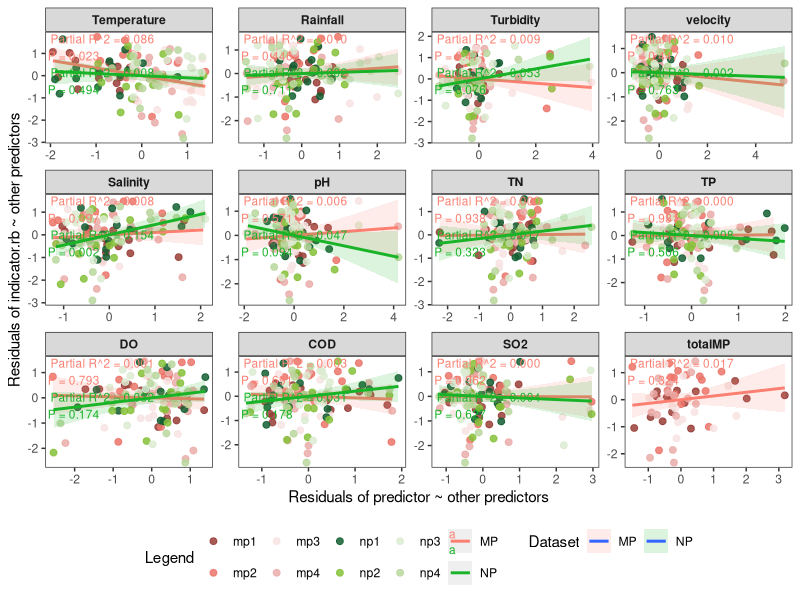
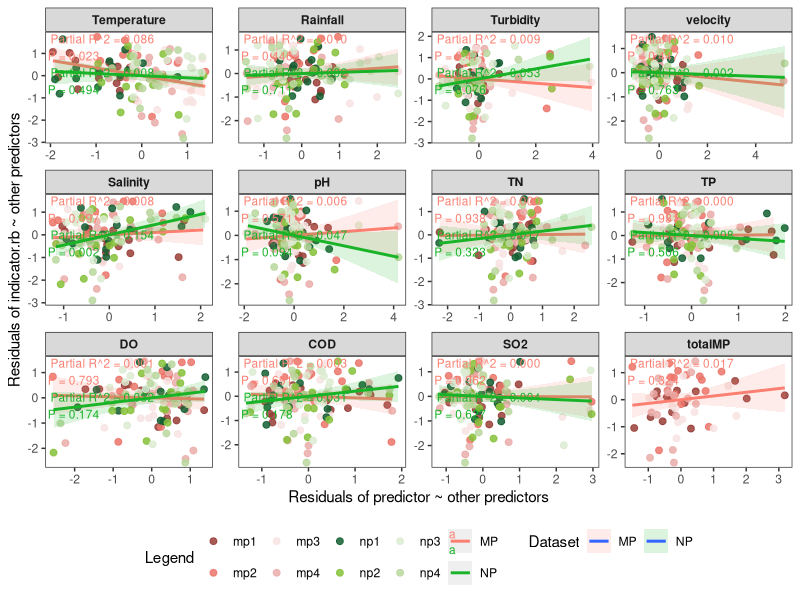

Recreate these plots in R, in order.
###partial regression testing individual effects of environmental factors on viral diversity ####

library(lme4)
library(dplyr)
library(purrr)
library(tibble)
library(broom)
library(ggplot2)

#function
mk_form <- function(lhs, rhs, rand = NULL) {
  fixed <- if (length(rhs)) paste(rhs, collapse = " + ") else "1"
  if (!is.null(rand)) as.formula(paste(lhs, "~", fixed, "+", rand))
  else as.formula(paste(lhs, "~", fixed))
}

compute_partial_set <- function(dat, env_vars, dataset_name = "MP") {
  partial_r2_one <- function(var) {
    others <- setdiff(env_vars, var)
    
    mod_y <- lmer(mk_form("Evenness", others, "(1|site)"), data = dat, REML = TRUE)
    res_y <- resid(mod_y)
    
    # Residualize focal x against the other predictors (standard AV step)
    mod_x <- lm(mk_form(var, others), data = dat)
    res_x <- resid(mod_x)
    
    fit_av <- lm(res_y ~ res_x)
    s <- summary(fit_av)
    
    stats_row <- tibble(
      dataset    = dataset_name,
      variable   = var,
      partial_R2 = unname(s$r.squared),
      slope      = unname(coef(s)[2, "Estimate"]),
      t_value    = unname(coef(s)[2, "t value"]),
      p_value    = unname(coef(s)[2, "Pr(>|t|)"]),
      n          = length(res_y),
      df_resid   = unname(s$df[2])
    )
    
    av_df <- tibble(dataset = dataset_name, variable = var, res_x = res_x, res_y = res_y)
    list(stats = stats_row, av_df = av_df)
  }
  
  res_list <- map(env_vars, partial_r2_one)
  list(
    stats = bind_rows(map(res_list, "stats")),
    av_df = bind_rows(map(res_list, "av_df"))
  )
}

partial.input<-read.csv('partial.diversity.lifestyle.csv',row.names = 1)

# MP: rows 1:60 (lytic),and 121:180 (lysogenic) (includes totalMP)
partial.input<-data.frame(partial.input[,c(1:4,17)],scale(partial.input[,-c(1:4,17)]))
dat_MP <- data.frame(partial.input[1:60,]) #lytic
#dat_MP <- data.frame(partial.input[121:180,]) #lysogenic
env_MP <- c("Rainfall","Turbidity","Salinity","pH","TN","TP",
            "DO","COD","SO2","velocity","Temperature","totalMP")

# NP: rows 61:120 (lytic),and 181:240 (lysogenic)  (exclude totalMP)
dat_NP <- data.frame(partial.input[61:120, ])
#dat_NP <- data.frame(partial.input[181:240, ])
env_NP <- c("Rainfall","Turbidity","Salinity","pH","TN","TP",
            "DO","COD","SO2","velocity","Temperature")

# ---------- compute per set ----------
res_MP <- compute_partial_set(dat_MP, env_MP, dataset_name = "MP")
res_NP <- compute_partial_set(dat_NP, env_NP, dataset_name = "NP")

# ---------- merge ----------
partial_summary <- bind_rows(res_MP$stats, res_NP$stats)
av_df_all       <- bind_rows(res_MP$av_df, res_NP$av_df)

# ---------- sample groups & colors (applied within each dataset separately) ----------
av_df_all <- av_df_all %>%
  dplyr::group_by(dataset, variable) %>%
  dplyr::mutate(
    sample_id = dplyr::row_number(),
    group = dplyr::case_when(
      dataset == "MP" & sample_id <= 15 ~ "mp1",
      dataset == "MP" & sample_id <= 30 ~ "mp2",
      dataset == "MP" & sample_id <= 45 ~ "mp3",
      dataset == "MP"                   ~ "mp4",
      dataset == "NP" & sample_id <= 15 ~ "np1",
      dataset == "NP" & sample_id <= 30 ~ "np2",
      dataset == "NP" & sample_id <= 45 ~ "np3",
      TRUE                              ~ "np4"
    )
  ) %>%
  dplyr::ungroup()

group_cols <- c("mp1"   = "#993e36",
                "mp2"  = "#eb746a",
                "mp3"  = "#f6e2e1",
                "mp4"  = "#e9ada9",
                "np1"   = "#135e32",
                "np2"  = "#86c13a",
                "np3"  = "#dbebd1",
                "np4"  = "#bad79d")
sig_df <- partial_summary %>%
  transmute(
    dataset,
    variable,
    signif = ifelse(p_value <= 0.05, "p ≤ 0.05", "p > 0.05")
  )
# ---------- per-panel labels ----------
fmt_p <- function(p) ifelse(p < 0.001, "< 0.001", sprintf("= %.3f", p))
labels_df <- partial_summary %>%
  transmute(
    dataset, variable,
    label = paste0("Partial R^2 = ", sprintf("%.3f", partial_R2),
                   "\nP ", fmt_p(p_value))
  )

# ---------- facet order (your custom order) ----------
var_order <- c("Temperature","Rainfall","Turbidity","velocity",
               "Salinity","pH","TN","TP","DO","COD","SO2","totalMP")

av_df_all  <- av_df_all  %>% mutate(variable = factor(variable, levels = var_order),
                                    dataset  = factor(dataset, levels = c("MP","NP")))
labels_df  <- labels_df  %>% mutate(variable = factor(variable, levels = var_order),
                                    dataset  = factor(dataset, levels = c("MP","NP")))
sig_df     <- sig_df     %>% mutate(variable = factor(variable, levels = var_order),
                                    dataset  = factor(dataset, levels = c("MP","NP")))

# ---------- colors for datasets (your request) ----------
dataset_cols <- c("MP" = "#FB8072FF", "NP" = "#18b327")

# ---------- plot: MP vs NP rows, variables as columns ----------
p <- ggplot(av_df_all, aes(res_x, res_y)) +
  # Points = sample groups
  geom_point(aes(color = group), alpha = 0.85, size = 2) +
  
  # Regression lines = dataset color + significance linetype
  geom_smooth(
    data = av_df_all %>%
      dplyr::left_join(sig_df[, c("dataset","variable","signif")],
                       by = c("dataset","variable")),
    aes(color = dataset,fill=dataset),alpha=0.15,
    method = "lm"#, se = FALSE
  ) +
  
  # Manual color scales
  scale_color_manual(values = c(group_cols, dataset_cols),
                     breaks = c(names(group_cols), names(dataset_cols)),
                     name = "Legend") +
  scale_fill_manual(values = dataset_cols, name = "Dataset")+
  scale_linetype_manual(values = c("p ≤ 0.05" = "solid",
                                   "p > 0.05" = "dashed"),
                        name = "Significance") +
  
  facet_wrap(~ variable, scales = "free") +
  
  # Labels (colored by dataset)
  geom_text(
    data = labels_df %>% filter(dataset == "MP"),
    aes(x = -Inf, y = Inf, label = label, color = dataset),
    hjust = -0.05, vjust = 1.1, inherit.aes = FALSE, size = 3
  ) +
  geom_text(
    data = labels_df %>% filter(dataset == "NP"),
    aes(x = -Inf, y = Inf, label = label, color = dataset),
    hjust = -0.05, vjust = 2.4, inherit.aes = FALSE, size = 3
  ) +
  
  labs(
    x = "Residuals of predictor ~ other predictors",
    y = "Residuals of indicator.rb ~ other predictors"
  ) +
  theme_bw() +
  theme(panel.grid.major = element_blank(),
        panel.grid.minor = element_blank()) + 
  theme(
    strip.text.x   = element_text(face = "bold"),
    plot.title     = element_text(face = "bold"),
    legend.position = "bottom"
  )

print(p)

ggsave("richness.lysogenic.scaled.partiallinear.pdf",width = 15,height = 8)
